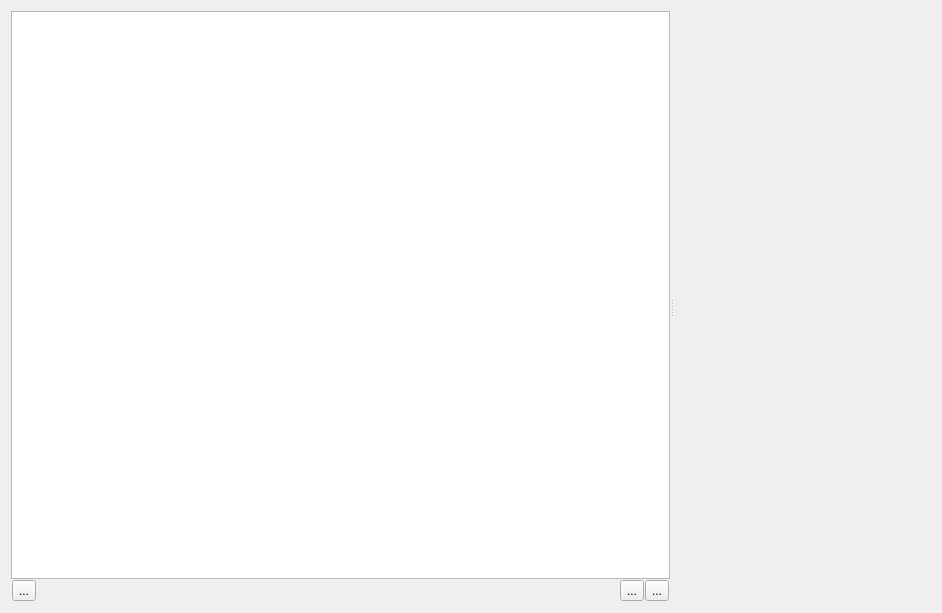
<?xml version="1.0" encoding="UTF-8"?>
<ui version="4.0">
 <class>MainWindow</class>
 <widget class="QWidget" name="MainWindow">
  <property name="geometry">
   <rect>
    <x>0</x>
    <y>0</y>
    <width>942</width>
    <height>613</height>
   </rect>
  </property>
  <property name="windowTitle">
   <string>MainWindow</string>
  </property>
  <layout class="QHBoxLayout" name="horizontalLayout">
   <item>
    <layout class="QVBoxLayout" name="verticalLayout_5">
     <property name="spacing">
      <number>0</number>
     </property>
     <property name="leftMargin">
      <number>0</number>
     </property>
     <property name="topMargin">
      <number>0</number>
     </property>
     <property name="rightMargin">
      <number>0</number>
     </property>
     <property name="bottomMargin">
      <number>0</number>
     </property>
     <item>
      <widget class="QWidget" name="widget_2" native="true">
       <layout class="QHBoxLayout" name="horizontalLayout_2">
        <property name="spacing">
         <number>0</number>
        </property>
        <property name="leftMargin">
         <number>0</number>
        </property>
        <property name="topMargin">
         <number>0</number>
        </property>
        <property name="rightMargin">
         <number>0</number>
        </property>
        <property name="bottomMargin">
         <number>0</number>
        </property>
        <item>
         <widget class="QSplitter" name="splitter">
          <property name="orientation">
           <enum>Qt::Horizontal</enum>
          </property>
          <widget class="QWidget" name="widget" native="true">
           <layout class="QVBoxLayout" name="verticalLayout_2">
            <property name="spacing">
             <number>0</number>
            </property>
            <property name="leftMargin">
             <number>0</number>
            </property>
            <property name="topMargin">
             <number>0</number>
            </property>
            <property name="rightMargin">
             <number>0</number>
            </property>
            <property name="bottomMargin">
             <number>0</number>
            </property>
            <item>
             <widget class="QListView" name="listView"/>
            </item>
            <item>
             <widget class="QWidget" name="widget_4" native="true">
              <layout class="QHBoxLayout" name="horizontalLayout_3">
               <property name="spacing">
                <number>1</number>
               </property>
               <property name="leftMargin">
                <number>1</number>
               </property>
               <property name="topMargin">
                <number>1</number>
               </property>
               <property name="rightMargin">
                <number>1</number>
               </property>
               <property name="bottomMargin">
                <number>1</number>
               </property>
               <item>
                <widget class="QToolButton" name="toolButtonChooseFolder">
                 <property name="text">
                  <string>...</string>
                 </property>
                 <property name="icon">
                  <iconset resource="../resources/resources.qrc">
                   <normaloff>:/resources/images/folder.png</normaloff>:/resources/images/folder.png</iconset>
                 </property>
                </widget>
               </item>
               <item>
                <spacer name="horizontalSpacer">
                 <property name="orientation">
                  <enum>Qt::Horizontal</enum>
                 </property>
                 <property name="sizeHint" stdset="0">
                  <size>
                   <width>40</width>
                   <height>20</height>
                  </size>
                 </property>
                </spacer>
               </item>
               <item>
                <widget class="QToolButton" name="toolButtonSettings">
                 <property name="text">
                  <string>...</string>
                 </property>
                 <property name="icon">
                  <iconset resource="../resources/resources.qrc">
                   <normaloff>:/resources/images/settings.png</normaloff>:/resources/images/settings.png</iconset>
                 </property>
                </widget>
               </item>
               <item>
                <widget class="QToolButton" name="toolButtonExit">
                 <property name="text">
                  <string>...</string>
                 </property>
                 <property name="icon">
                  <iconset resource="../resources/resources.qrc">
                   <normaloff>:/resources/images/exit.png</normaloff>:/resources/images/exit.png</iconset>
                 </property>
                </widget>
               </item>
              </layout>
             </widget>
            </item>
           </layout>
          </widget>
          <widget class="PanelView" name="widget_3" native="true"/>
         </widget>
        </item>
       </layout>
      </widget>
     </item>
    </layout>
   </item>
  </layout>
 </widget>
 <layoutdefault spacing="6" margin="11"/>
 <customwidgets>
  <customwidget>
   <class>PanelView</class>
   <extends>QWidget</extends>
   <header>src/panelview.h</header>
   <container>1</container>
  </customwidget>
 </customwidgets>
 <resources>
  <include location="../resources/resources.qrc"/>
 </resources>
 <connections/>
 <slots>
  <slot>searchAllocine()</slot>
  <slot>searchAllocineMovie()</slot>
  <slot>changeFileName()</slot>
  <slot>setSynopsis()</slot>
  <slot>savePix()</slot>
  <slot>search()</slot>
  <slot>settings()</slot>
 </slots>
</ui>
